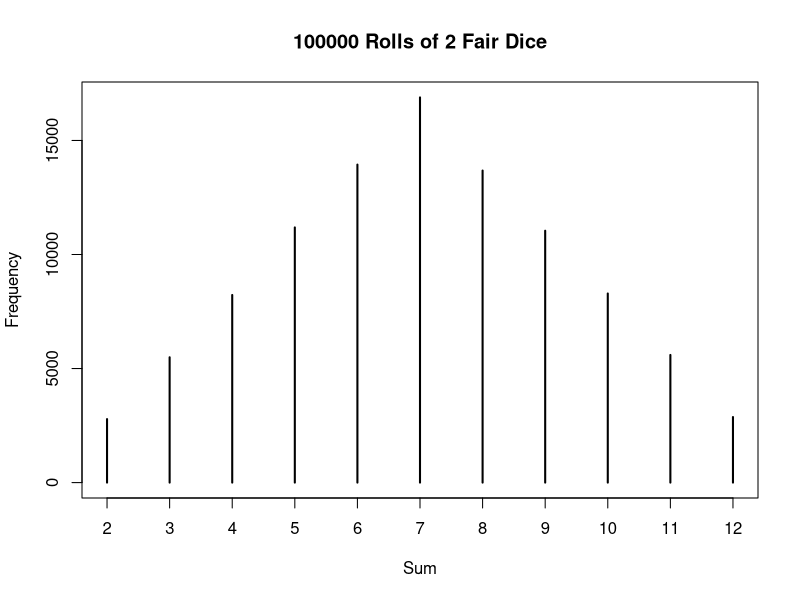
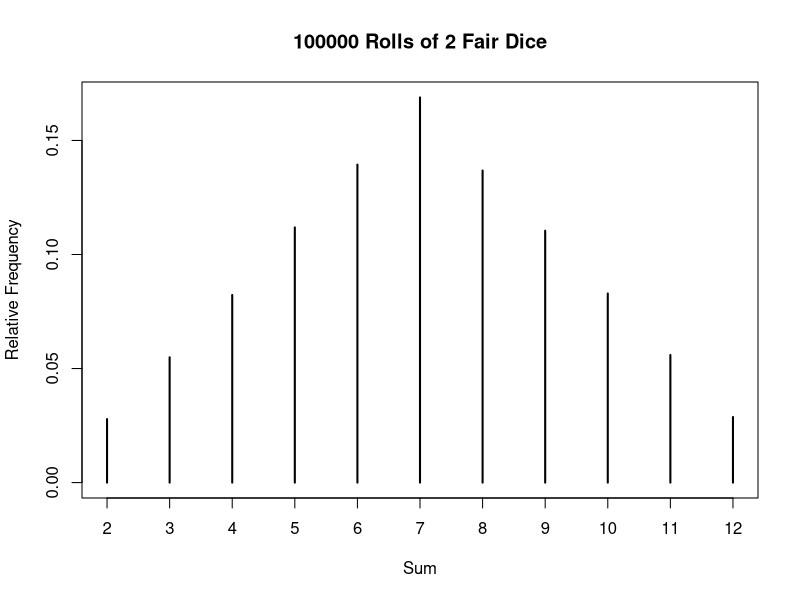
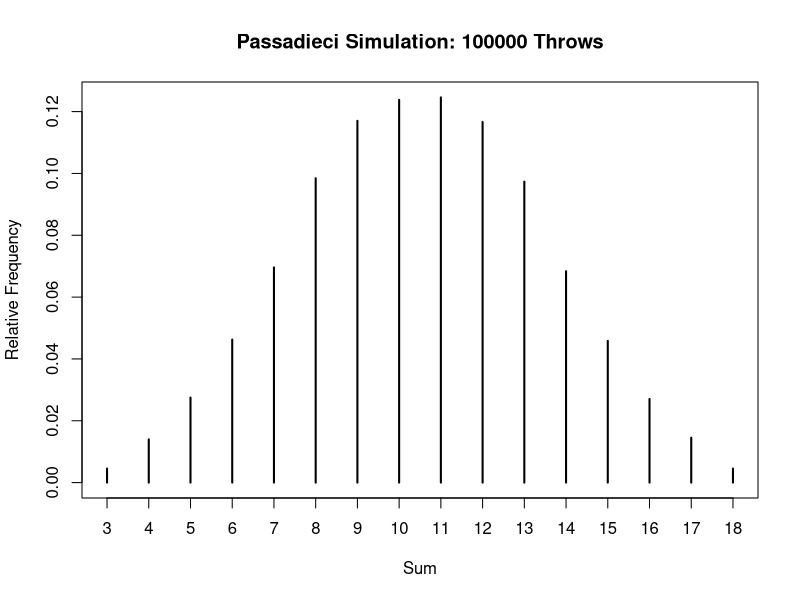

Here is the R script that generated these plots, in order:
## ---- chunk 1
marbles = c('red', 'blue', 'green')
sample(x = marbles, size = 2, replace = FALSE)
## ---- chunk 2
sample(x = 1:10, size = 10, replace = FALSE)
## ---- chunk 3
sample(x = 1:10, size = 10, replace = TRUE)
## ---- chunk 4
sample(1:6, size = 1, replace = TRUE)
## ---- chunk 5
sample(1:6, size = 1, replace = TRUE) + sample(1:6, size = 1, replace = TRUE)
## ---- chunk 6
dice.roll <- sample(1:6, size = 2, replace = TRUE)
sum(dice.roll)
## ---- chunk 7
sum(sample(1:6, size = 2, replace = TRUE))
## ---- chunk 8
die.rolls <- sample(x = 1:6, size = 20, replace = TRUE)
die.rolls
## ---- chunk 9
two.dice <- function(){
  dice <- sample(1:6, size = 2, replace = TRUE)
  return(sum(dice))
}
## ---- chunk 10
## n = 20, expr = two.dice()
replicate(20, two.dice())
## ---- chunk 11
replicate(10, sample(1:10, 1, replace = FALSE))
## ---- chunk 12
replicate(10, sample(1:10, 5, replace = FALSE))
## ---- chunk 13
dice.sum <- function(n.dice){
  dice <- sample(1:6, size = n.dice, replace = TRUE)
  return(sum(dice))
}
replicate(50, dice.sum(3))
## ---- chunk 14
my.dice.sum <- function(n.dice, n.sides){
  dice <- sample(1:n.sides, size = n.dice, replace = TRUE)
  return(sum(dice))
}
replicate(100, my.dice.sum(3,4))
## ---- chunk 15
roll <- replicate(100000, two.dice())
## ---- chunk 16
table(roll)
## ---- chunk 17
table(roll)/length(roll)
## ---- chunk 18
plot(table(roll), xlab = 'Sum', ylab = 'Frequency', main = '100000 Rolls of 2 Fair Dice')
## ---- chunk 19
plot(table(roll)/length(roll), xlab = 'Sum', ylab = 'Relative Frequency', main = '100000 Rolls of 2 Fair Dice')
## ---- chunk 20
z <- c(12, 6, 3, 7, 10, 9, 3)
z >= 9
## ---- chunk 21
TRUE + TRUE
## ---- chunk 22
FALSE * 6
## ---- chunk 23
sum(z >= 9)
## ---- chunk 24
sum(z >= 9)/length(z)
## ---- chunk 25
roll <- replicate(1000, two.dice())
sum(roll >= 9)/length(roll)
## ---- chunk 26
sum(roll <= 4)/length(roll)
## ---- chunk 27
(7 <= z) & (z <= 10)
## ---- chunk 28
sum((7 <= z) & (z <= 10))/length(z)
## ---- chunk 29
sum((z > 10) | (z < 7))/length(z)
## ---- chunk 30
sum((6 <= roll) & (roll <= 8))/length(roll)
## ---- chunk 31
sum((roll < 6) | (roll > 8))/length(roll)
## ---- chunk 32
## 1)
passadieci <- replicate(100000, my.dice.sum(n.dice = 3, n.sides = 6))
sum(passadieci >= 11)/length(passadieci)
## ---- chunk 33
## 2)
sum(passadieci == 11)/length(passadieci)
## ---- chunk 34
## 2)
sum(passadieci == 12)/length(passadieci)
## ---- chunk 35
## 3)
sum((passadieci <= 7) | (passadieci >= 15))/length(passadieci)
## ---- chunk 36
plot(table(passadieci)/length(passadieci), xlab = 'Sum', 
     ylab = 'Relative Frequency', main = 'Passadieci Simulation: 100000 Throws')
